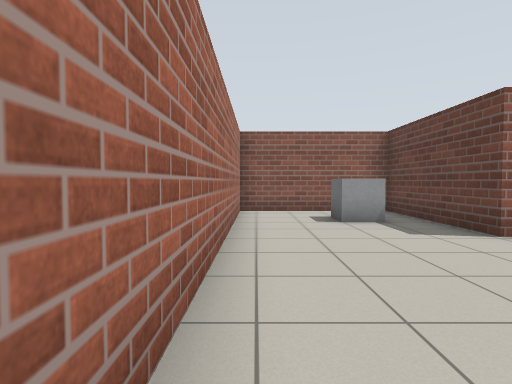
[1] (above)

12 first-person views from a walk through a robot-simulator world made for Gazebo. The camera is 0.94 m above the floor, tilts 2° down and sees 80° across. The floor is counted in squares, 1 m on a side. Each view is taken from the middle of a square. On the plan, view 1 faces up. The plan holds only what a view shows up to about 11 squares ahead; the rest is blank.

[2]
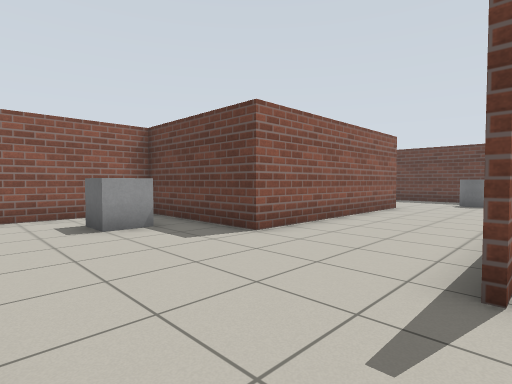

[3]
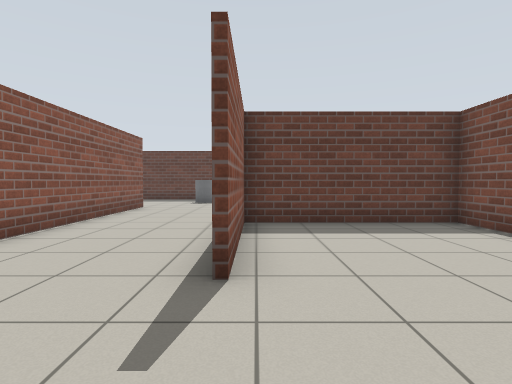

[4]
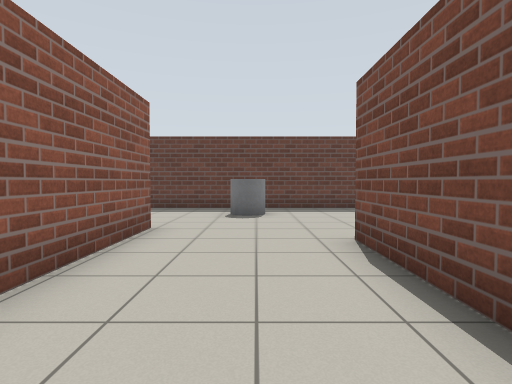

[5]
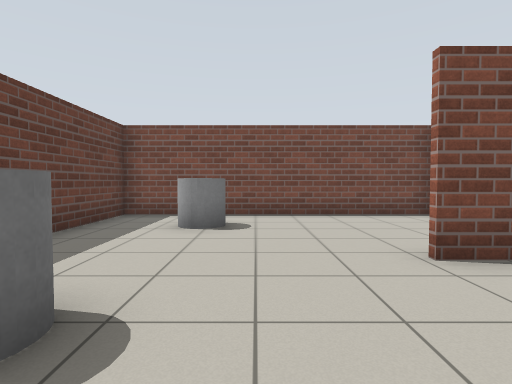

[6]
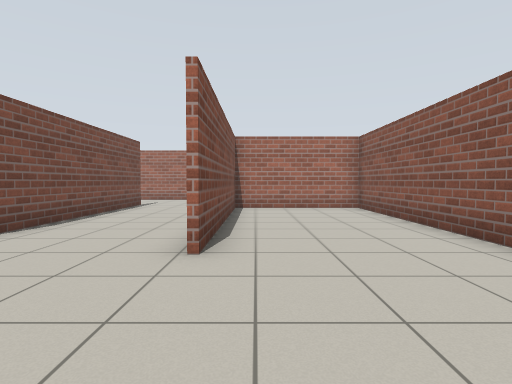

[7]
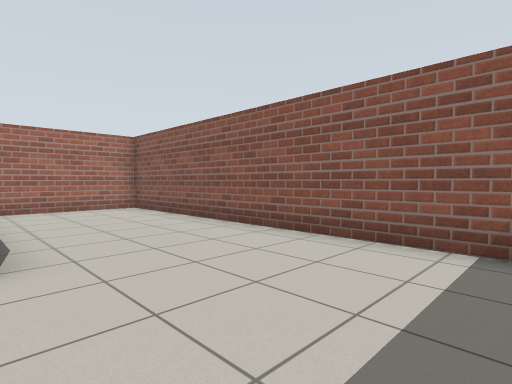

[8]
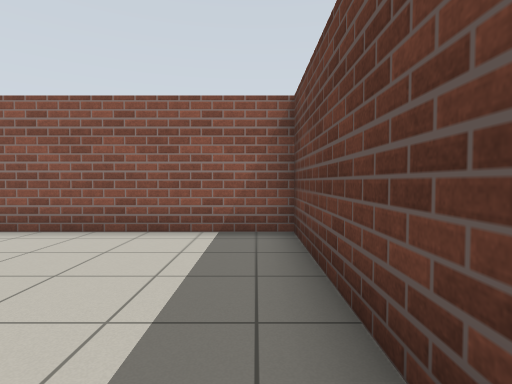

[9]
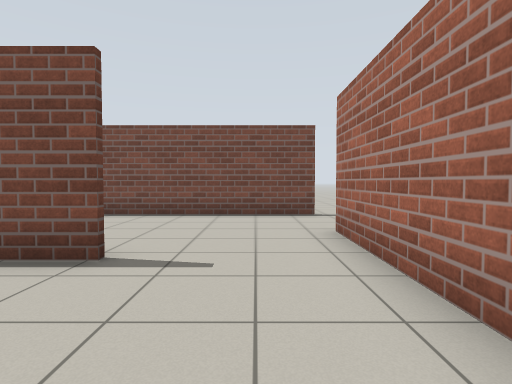

[10]
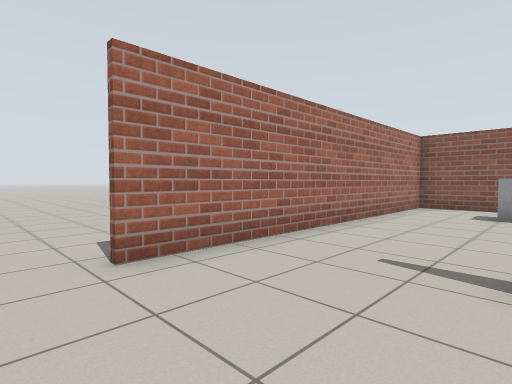

[11]
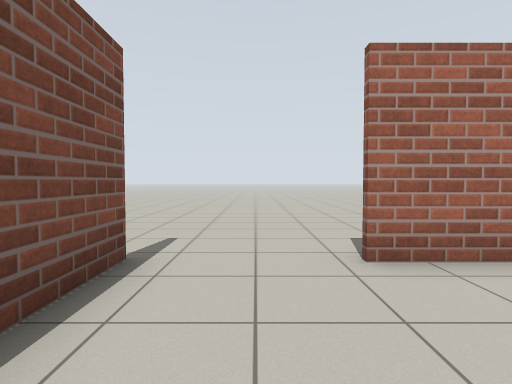

[12]
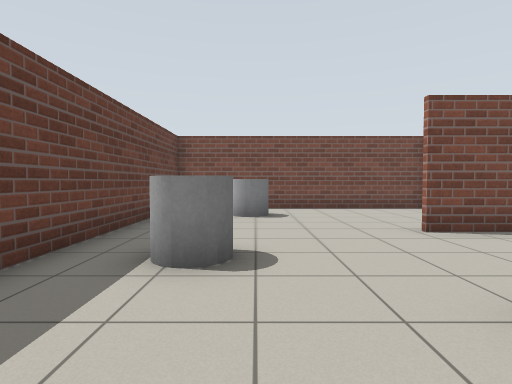

### Floor plan
Points are (right, up) in squares from view 1. A wall is a line through its corners. A room is listed if a view was taken in it or the views show most of it. See-through windows are left out.
Room 1 (views 1, 2, 3, 4, 5, 6, 7, 8, 9, 10, 11, 12)
walls: (2.7, 1.4) (9.9, 1.4); (11.3, 5.1) (4.1, 5.1) (4.1, 9.6); (7, -3.6) (15.7, -3.6) (15.7, 9.6) (-0.5, 9.6) (-0.5, -0.8); (4.3, 9.6) (4.3, 5.3) (11.1, 5.3); (-0.8, -3.6) (6.9, -3.6) (6.9, 1.3) (2.8, 1.3)
ways out: opening at (-2, 0); opening at (-1.5, -4)
objects: grey box (2, 7) to (3, 8); grey cylinder (13, -2) to (13, -1); grey cylinder (14, 3)

Where each view was taken, in squares from view 1:
view 1: 0 up, 0 right, facing up
view 2: 1 up, 0 right, facing up-right
view 3: 1 up, 0 right, facing right
view 4: 3 up, 5 right, facing right
view 5: 5 up, 12 right, facing down
view 6: 6 up, 15 right, facing left
view 7: 5 up, 15 right, facing up-left
view 8: 4 up, 15 right, facing up
view 9: 5 up, 1 right, facing down
view 10: 2 down, 3 right, facing up-left
view 11: 2 down, 3 right, facing left
view 12: 7 up, 13 right, facing down
